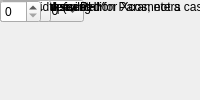
<?xml version="1.0" encoding="UTF-8"?>
<ui version="4.0">
 <class>MainWindow</class>
 <widget class="QMainWindow" name="MainWindow">
  <property name="windowTitle"><string>XAUI</string></property>
  <widget class="QWidget" name="centralwidget">
   <!-- NOTE: this is a simplified structural mirror of the generated
        <module>_ui.py, not a full round-trip Designer file. Regenerate
        both from the same spec if you need to edit layout by hand. -->
       <widget class="QLabel" name="label_demux">
     <property name="text"><string>Demux</string></property>
    </widget>
       <widget class="QComboBox" name="demux">
     <item><property name="text"><string>1</string></property></item>
     <item><property name="text"><string>2</string></property></item>
    </widget>
       <widget class="QLabel" name="label_port">
     <property name="text"><string>Port</string></property>
    </widget>
       <widget class="QComboBox" name="port">
     <item><property name="text"><string>ROACH:0</string></property></item>
     <item><property name="text"><string>ROACH:1</string></property></item>
     <item><property name="text"><string>ROACH:2</string></property></item>
     <item><property name="text"><string>ROACH:3</string></property></item>
    </widget>
       <widget class="QLabel" name="label_open_phy">
     <property name="text"><string>Use KAT open PHY</string></property>
    </widget>
       <widget class="QCheckBox" name="open_phy"/>
       <widget class="QLabel" name="label_show_param">
     <property name="text"><string>Show Implementation Parameters</string></property>
    </widget>
       <widget class="QCheckBox" name="show_param"/>
       <widget class="QLabel" name="label_pre_emph">
     <property name="text"><string>Pre-emphasis</string></property>
    </widget>
       <widget class="QComboBox" name="pre_emph">
     <item><property name="text"><string>0</string></property></item>
     <item><property name="text"><string>1</string></property></item>
     <item><property name="text"><string>2</string></property></item>
     <item><property name="text"><string>3</string></property></item>
    </widget>
       <widget class="QLabel" name="label_swing">
     <property name="text"><string>Differential swing</string></property>
    </widget>
       <widget class="QComboBox" name="swing">
     <item><property name="text"><string>400</string></property></item>
     <item><property name="text"><string>500</string></property></item>
     <item><property name="text"><string>600</string></property></item>
     <item><property name="text"><string>700</string></property></item>
     <item><property name="text"><string>800</string></property></item>
    </widget>
       <widget class="QLabel" name="label_data_width">
     <property name="text"><string>Data Width (added for Xcos; not a casper_library mask param)</string></property>
    </widget>
       <widget class="QSpinBox" name="data_width"/>
  </widget>
 </widget>
 <resources/>
 <connections/>
</ui>
